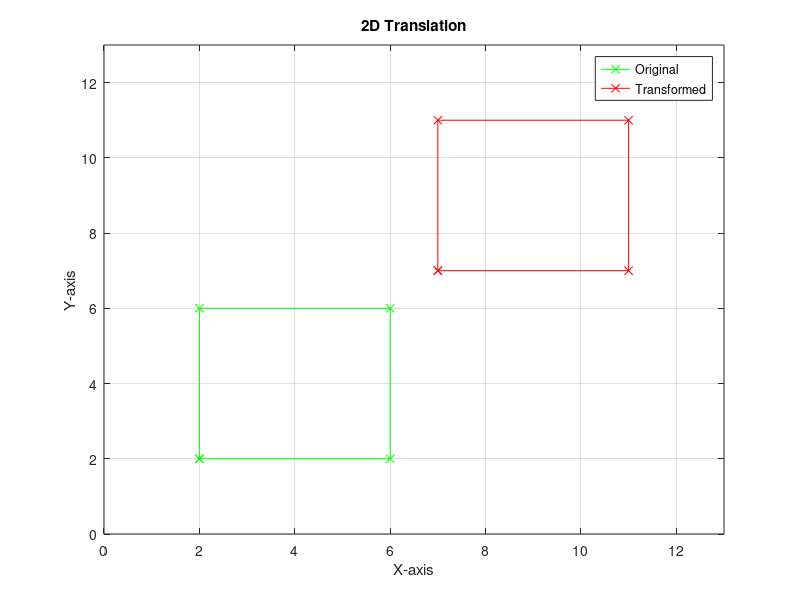
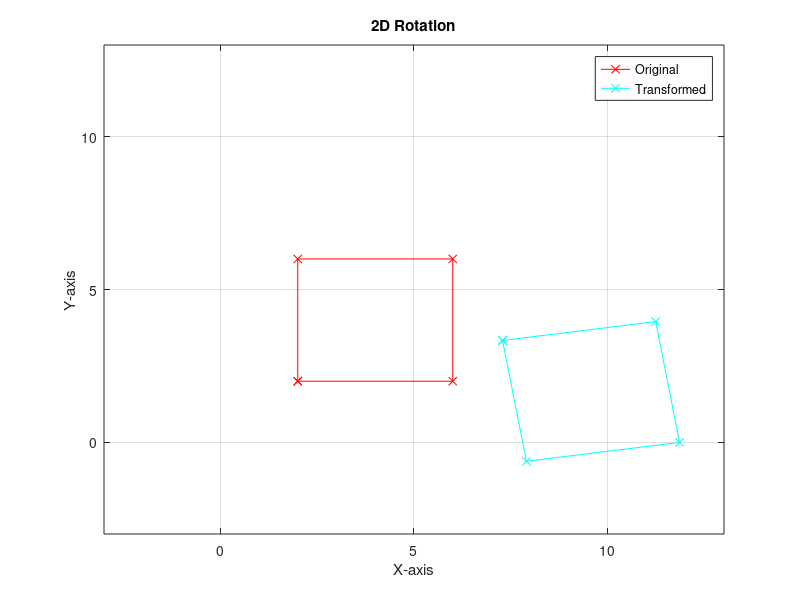
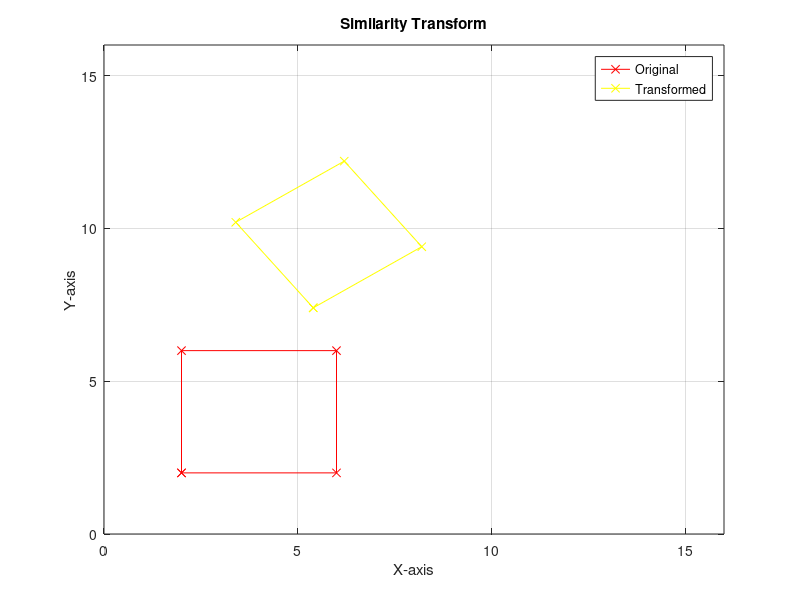
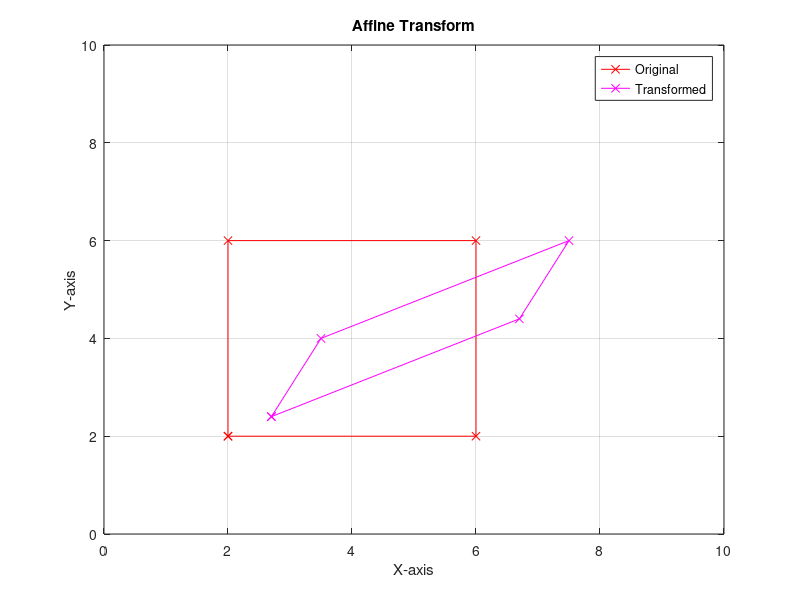

Here is the MATLAB script that generated these plots, in order:
%Creating a Square
%%fig = [1 1 5 5 1;1 5 5  1 1];
fig = [2 2 6 6 2;2 6 6 2 2];
%Plottinig the shape

figure(1)
plot(fig(1,1:end),fig(2,1:end),'gx-');
hold on;
% plot(fig(1,1:2),fig(2,1:2),'rx-');
% hold off;
axis([0 13 0 13])

%Creating [I t] for equation p'=[I t]p
%Assigning values for t1 and t2 and proceeding
t1=5;
t2=5;
It1=[1 0 t1;0 1 t2;0 0 1];
paugu= [fig;1 1 1 1 1]    %paug is augmented vector
p1= It1*paugu

%Plotting both figures together
hold on
plot(p1(1,1:end),p1(2,1:end),'rx-');
axis([0 13 0 13])
title('2D Translation');
xlabel('X-axis');
ylabel('Y-axis');
legend('Original','Transformed');
grid on;
hold off

%Setting w value and obtaining homogenous values
w = 2;
hom1 = w*p1


%Rotation

%Formula for rotation is p'= [R t]*Paugu
% assuming angle is 30 degrees
Rt = [cos(30) -sin(30) t1; sin(30) cos(30) t2; 0 0 1];
p2 = Rt*paugu
hom2 = w*p2
figure(2)
plot(fig(1,1:end),fig(2,1:end),'rx-');
axis([0 15 0 15])

hold on
plot(p2(1,1:end),p2(2,1:end),'cx-');
axis([-3 13 -3 13])
title('2D Rotation');
xlabel('X-axis');
ylabel('Y-axis');
legend('Original','Transformed');
grid on;
hold off

%Similarity Transform
%Assuming  a=0.7 and b=0.5, equation is p' = SR*p + t
a= 0.7;
b= 0.5;
SRt = [a -b t1; b a t2; 0 0 1]
p3 = SRt*paugu
hom3 = w*p3

figure(3)
plot(fig(1,1:end),fig(2,1:end),'rx-');

hold on
plot(p3(1,1:end),p3(2,1:end),'yx-');
axis([0 16 0 16])
title('Similarity Transform');
xlabel('X-axis');
ylabel('Y-axis');
legend('Original','Transformed');
grid on;
hold off

%Affine Transform
%Equation is p' = A.paug where A is an arbitrary matrix of size 2x3
A = [0.2 1 0.3;0.4 0.5 0.6];
p4 = A*paugu
hom4 = w*p4

figure(4)
plot(fig(1,1:end),fig(2,1:end),'rx-');
axis([0 10 0 10])
hold on
plot(p4(1,1:end),p4(2,1:end),'mx-');
title('Affine Transform');
axis([0 10 0 10])
xlabel('X-axis');
ylabel('Y-axis');
legend('Original','Transformed');
grid on;
hold off

%Projective Transform
%Equation is p~'=H~*p
H = [1 4 2;0 1 4;4 1 2];
%Homogenous Coordinates.
p5_= H*paugu                        
%Inhomogenous Coordinates
p5 = [p5_(1,1:5)./(p5_(3,1:5));p5_(2,1:5)./(p5_(3,1:5));p5_(3,1:5)./(p5_(3,1:5))]  


figure(5)
plot(fig(1,1:end),fig(2,1:end),'rx-');

hold on
plot(p5(1,1:end),p5(2,1:end),'gx-');
axis([0 8 0 8])
title('Projective Transform');
xlabel('X-axis');
ylabel('Y-axis');
legend('Original','Transformed');
grid on;
